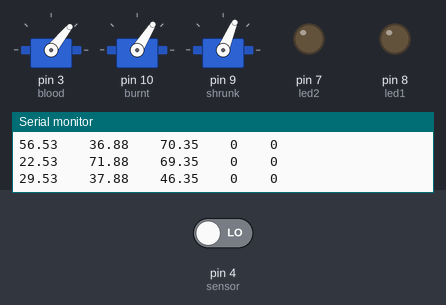
The sketch below on a simulated Arduino Uno, built with avr-gcc and run on an emulated ATmega328P. Shown: 3 × servo, output pins drawn as LEDs (lit = HIGH), the last lines printed to the serial monitor. Inputs (shaded band) come from the test bench; at power-on: pin 4 (sensor) LOW. Random numbers use the default seed unless the sketch sets one.

Above: at 1.2 s.
1.3 s: pin 4 (sensor) driven HIGH
At 2.6 s:
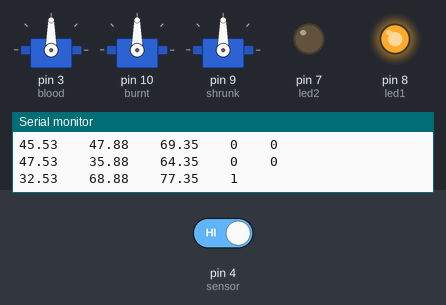
5.8 s: pin 4 (sensor) driven LOW
At 6.97 s:
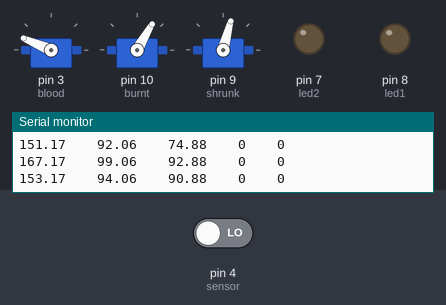
At 7.58 s:
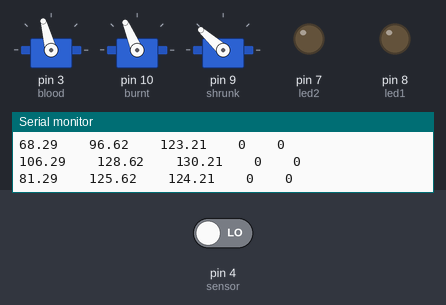
Timing chart, 0 to 23.2 s (numbered marks = the images above; inputs shaded):
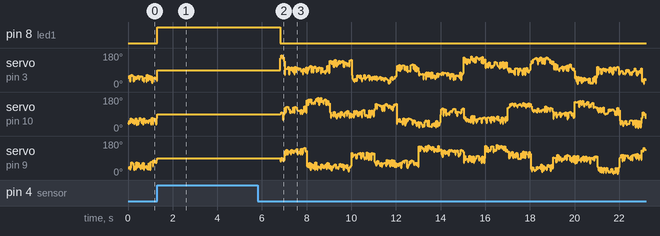

The sketch:

2022-11-03_Doll_Heads.ino
```cpp
#include <Servo.h>

Servo blood;
Servo burnt;
Servo shrunk;

const int sensor = 4;
const int button = 5;
const int led1 = 8;
const int led2 = 7;

float angle1 = 80;
float angle2 = 80;
float angle3 = 80;
long random1 = 0;
long random2 = 0;
long random3 = 0;

int detect = 0;
int state = 0;

void setup() {
  Serial.begin(9600);
  blood.attach(3);
  burnt.attach(10);
  shrunk.attach(9);
  pinMode(sensor, INPUT);
  pinMode(button, INPUT_PULLUP);
  pinMode(led1, OUTPUT);
  pinMode(led2, OUTPUT);
  randomSeed(analogRead(0));
}

void loop() {
  random1 = random(-20, 21);
  random2 = random(-20, 21);
  random3 = random(-20, 21);
  angle1 = (40 * (sin((2 * (millis() / 1000 + 0) - 10))) + 30 * (cos((.6 * (millis() / 1000 + 0) - 10))) + 90 + random1);
  angle2 = (40 * (sin((2 * (millis() / 1000 - 2) - 10))) + 30 * (cos((.6 * (millis() / 1000 - 2) - 10))) + 90 + random2);
  angle3 = (40 * (sin((2 * (millis() / 1000 + 2) - 10))) + 30 * (cos((.6 * (millis() / 1000 + 2) - 10))) + 90 + random3);
  blood.write(angle1);
  burnt.write(angle2);
  shrunk.write(angle3);
  Serial.print(angle1);
  Serial.print("    ");
  Serial.print(angle2);
  Serial.print("    ");
  Serial.print(angle3);
  Serial.print("    ");
  detect = digitalRead(sensor);
  digitalWrite(led1, detect);
  Serial.print(detect);
  Serial.print("    ");
  if (detect == 1) {
    if (state == 0) {
      state = 1;
      blood.write(90);
      burnt.write(90);
      shrunk.write(90);
      delay(5500);
      detect = 0;
    }
  } else {
    if (state == 1) {
      state = 0;
    }
  }
  digitalWrite(led2, state);
  Serial.println(state);
}
```

Measured:
- after the input at 1.3 s, pin 8 (led1): LOW → HIGH at once
- after the input at 5.8 s, pin 8 (led1): HIGH → LOW after 1.0 s
